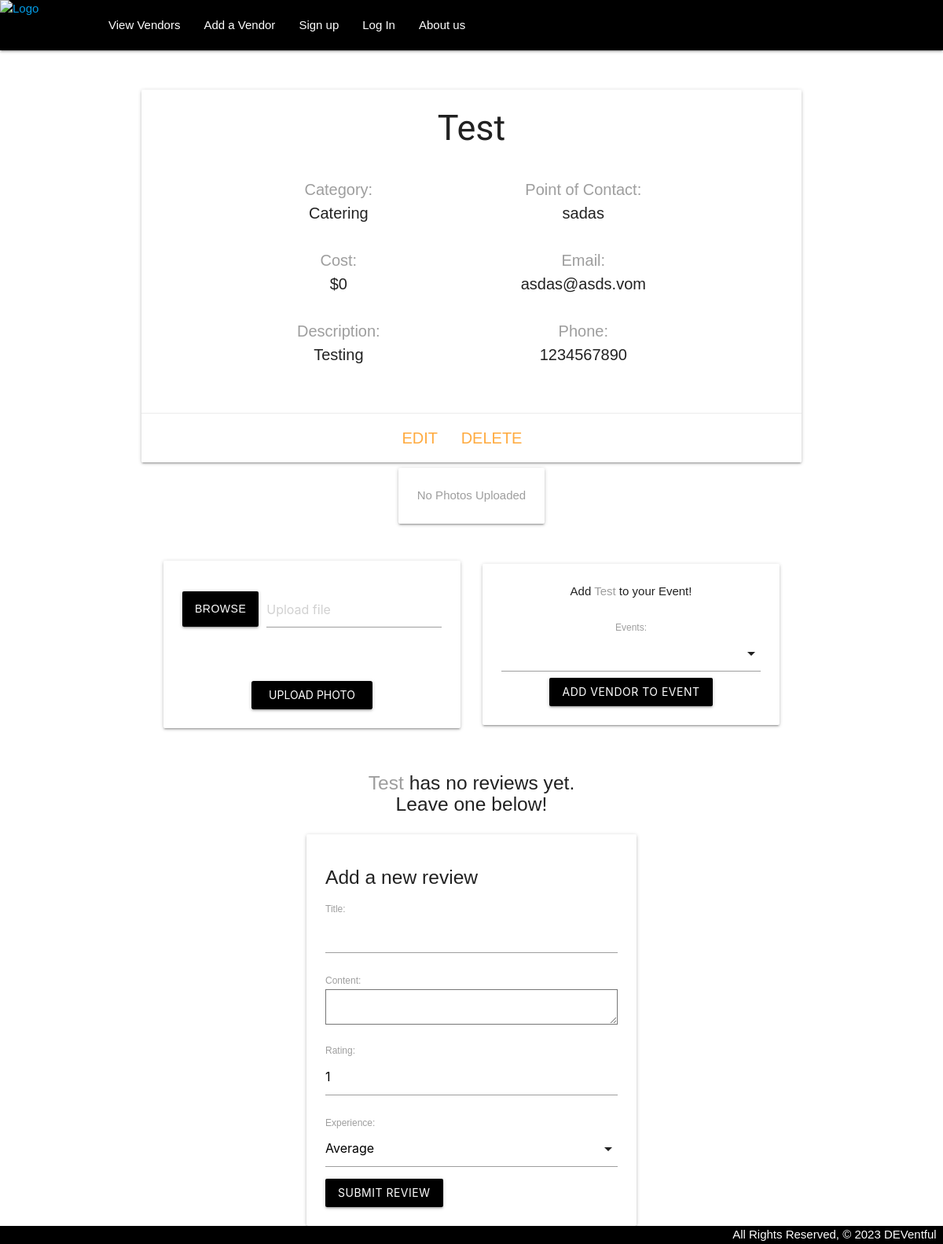
/vendors/1/, run on the app's committed database.
### main_app/models.py (models this page shows, shortened)
class Vendor(models.Model):
    vendor_name = models.CharField(max_length=200)
    description = models.CharField(max_length=500)
    category = models.CharField(max_length=1, choices=CATEGORIES, default=CATEGORIES[0][0])
    cost = models.IntegerField(default=0.00)
    poc = models.CharField(max_length=12)
    email = models.EmailField(max_length=254)
    phone = models.IntegerField(default=1234567890)
    events = models.ManyToManyField(Event, blank=True)

### main_app/views.py (the view, shortened to what this page needs)
# urls.py: path('vendors/<int:pk>/', views.vendor_detail, name='vendor_detail'),
def vendor_detail(request, pk):
    vendor_id = pk
    vendor = Vendor.objects.get(id=vendor_id)
    if request.user.is_anonymous:
        review_form = ReviewForm()
        return render(request, 'main_app/vendor_detail.html', {'vendor': vendor, 'events': [], 'review_form':review_form})

### main_app/forms.py
class ReviewForm(ModelForm):
    class Meta:
        model = Review
        fields = ['title', 'content', 'rating', 'experience']
        success_url='/vendors'

### main_app/templates/main_app/vendor_detail.html (shortened to what this page needs)
{% extends 'base.html' %}
{% block content %}
<div class="all-of-vendor">
  <div class="container top-of-vendor">
    <div class="card" id="vendor-info">
      <span id="vendor-title" style="font-family: 'Bruno Ace'" class="card-title">{{ vendor.vendor_name }}</span>
      <div class="card-content" id="card-content">
        <div class="vendor-blurb" id="vendor-left">
          <p><span class="grey-text">Category:</span><br>{{vendor.get_category_display}}</p><br>
          <p><span class="grey-text">Cost:</span><br>${{ vendor.cost }}</p><br>
          <p><span class="grey-text">Description:</span><br>{{ vendor.description }}</p>
        </div>
        <div class="vendor-blurb" id="vendor-right">
          <p><span class="grey-text">Point of Contact:</span><br>{{ vendor.poc }}</p><br>
          <p><span class="grey-text">Email:</span><br>{{ vendor.email }}</p><br>
          <p><span class="grey-text">Phone:</span><br>{{ vendor.phone }}</p><br>
        </div>
      </div>
      <div class="card-action">
        <a href="{% url 'vendor_update' vendor.id %}">Edit</a>
        <a href="{% url 'vendor_delete' vendor.id %}">Delete</a>
      </div>
    </div>
    {% for photo in vendor.photo_set.all %}
    <img class="responsive-img card-panel" src="{{photo.url}}">
    <form action="{% url 'delete_photo' vendor.id photo.id %}">
      <input type="submit" class="waves-effect waves-light btn black" value="x">
    </form>
    {% empty %}
      <div class="card-panel grey-text center-align">
        No Photos Uploaded
      </div>
    {% endfor %}
    </div>
    <div id="photo_and_vendor">
      <div id="add-photo-div">
        <form action="{% url 'add_photo' vendor.id %}" enctype="multipart/form-data" method="POST" class="card-panel">
        <div class = "file-field input-field">
          <div class = "waves-effect waves-light btn black">
            <span>Browse</span>
          </div>
            <div class = "file-path-wrapper">
            <input class = "file-path validate" type = "text"
              placeholder = "Upload file" />
            </div>
          </div>
        <br><br>
        <input id="upload-photo-btn" type="submit" class="waves-effect waves-light btn black" value="Upload Photo">
        </form>
      </div>
      <div id="assoc_vendor">
        <form class="card-panel" action="{% url 'assoc_vendor' vendor.id %}" method="POST">
        <span class="card-title">Add <span class="grey-text">{{ vendor.vendor_name}}</span> to your Event!</span>
        <br><br><label for="event_id">Events:</label><br>
        <button type="submit" class="waves-effect waves-light btn black">Add Vendor to Event</button>
        </form>
      </div>
    </div>
    {% if vendor.review_set.count %}
    <div class="row">
      <div class="col s12">
      <table class="striped">
      <thead>
        <tr>
          <th>Title</th>
          <th>Experience</th>
          <th>Content</th>
          <th>Rating</th>
          <th>Left By</th>
          <th></th>
        </tr>
      </thead>
      <tbody>
        {% for review in vendor.review_set.all %}
          <tr>
            <td>{{ review.title }}</td>
            <td>{{ review.get_experience_display }}</td>
            <td>{{ review.content}}</td>
            <td>{{ review.rating }}</td>
            <td>{{review.user}}</td>
            <td>
              {% if request.user.is_anonymous == False %}
                {% if user == request.user %}
                <a href="{% url 'review_delete' vendor.id review.id %}">Delete</a>
                {% endif %}
              {% endif %}
            </td>
          </tr>
        {% endfor %}
      </tbody>
      </table>
      </div>
    </div>
    {% else %}
    <h5 id="no-review-title"><span class="grey-text">{{vendor.vendor_name}}</span> has no reviews yet. <br> Leave one below!</span></h5>
    {% endif %}
  <div id="add-review" class="card-panel">
    <span class="card-title"><h5>Add a new review</h5></span>
    <form action="{% url 'add_review' vendor.id %}" method="POST">
    {{ review_form.as_p }}
    <button type="submit" class="waves-effect waves-light btn black">Submit Review</button>
    </form>
  </div>
</div>
{% endblock %}

### main_app/static/css/style.css (style rules this page uses)
body { display: flex; min-height: 100vh; flex-direction: column; font-family: 'Gill Sans', 'Gill Sans MT', Calibri, 'Trebuchet MS', sans-serif; }
.container { display: flex; }
.card { width: 50%; }
.all-of-vendor { flex-direction: row; width: 100%; }
.top-of-vendor { padding-top: 50px; margin: 0 auto !important; display: flex; flex-direction: row; width: 100% !important; flex-wrap: wrap; justify-content: center; }
#vendor-info { width:100%; display: flex; text-align: center; flex-direction: column; font-size: 20px; margin: 0; }
#card-content { display:flex; flex-direction: row; align-self: center; justify-content: space-evenly; width:100%; }
.vendor-blurb { padding:5px; }
#add-photo-div { width:45%; text-align: center; }
#upload-photo-btn { margin: 0 auto; color: white; }
#assoc_vendor { width: 45%; text-align: center; }
#photo_and_vendor { display: flex; flex-direction: row; justify-content: space-evenly; align-items: center; padding: 25px 0 25px 0; }
#add-review { width:50%; margin: 0 auto; }
#no-review-title { text-align:center; padding-bottom: 15px; }
#vendor-title { font-size:45px; padding-top: 15px; }
.card-action { text-align: center; gap: 50px; }

### data on the page
Vendor: vendor_name "Test", category "Catering", cost "0", description "Testing", poc "sadas", email "asdas@asds.vom", phone "1234567890"
